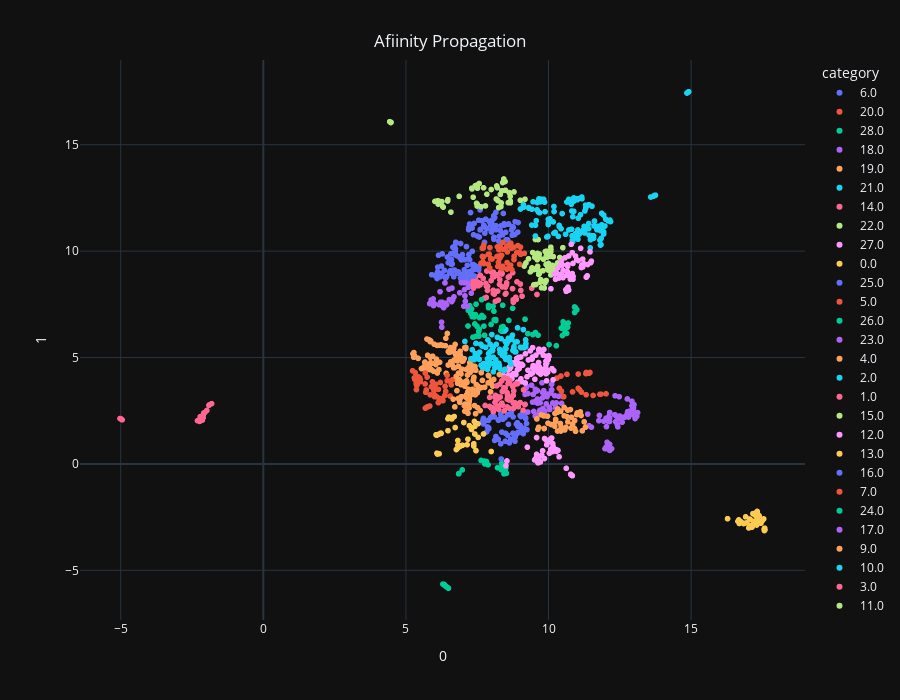

This figure's notebook cell:
### Code cell
build_scatter_2d(df, projections, 'Afiinity Propagation')
